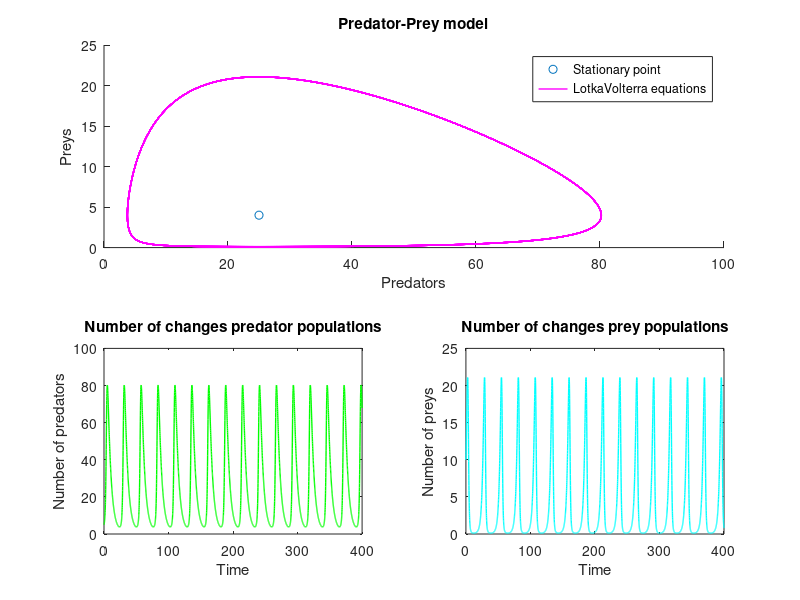

MATLAB code to generate this figure:
% file 'predator-prey_model.m'
set(figure,'Name','Lotka-Volterra models of Predator-Prey Relationships','NumberTitle','off')

function dx=f(x,t)
	dx(1) = -0.2*x(1) + 0.05*x(1)*x(2);
	dx(2) = 0.5*x(2) - 0.02*x(1)*x(2);
endfunction


x0=[5;10]; 
t = [0: 0.1: 400];
y = lsode("f", x0, t);
y1 = y(:, 1);
y2 = y(:, 2);

sPoint = [ 0.5/0.02; 0.2/0.05 ]

subplot(2,2, 1:2);
  	hold on
  	plot(sPoint(1),sPoint(2), 'o')
	plot(y1, y2, "linewidth", 1 , 'm');
  	legend("Stationary point", "LotkaVolterra equations")
	xlabel("Predators");
	ylabel("Preys");
	title("Predator-Prey model");
subplot (2, 2, 3);
	plot(t, y1, "linewidth", 1 , 'g');
	xlabel("Time");
	ylabel("Number of predators");
	title("Number of changes predator populations");
subplot (2, 2, 4);
	plot(t, y2, "linewidth", 1 , 'c');
	xlabel("Time");
	ylabel("Number of preys");
	title("Number of changes prey populations");
